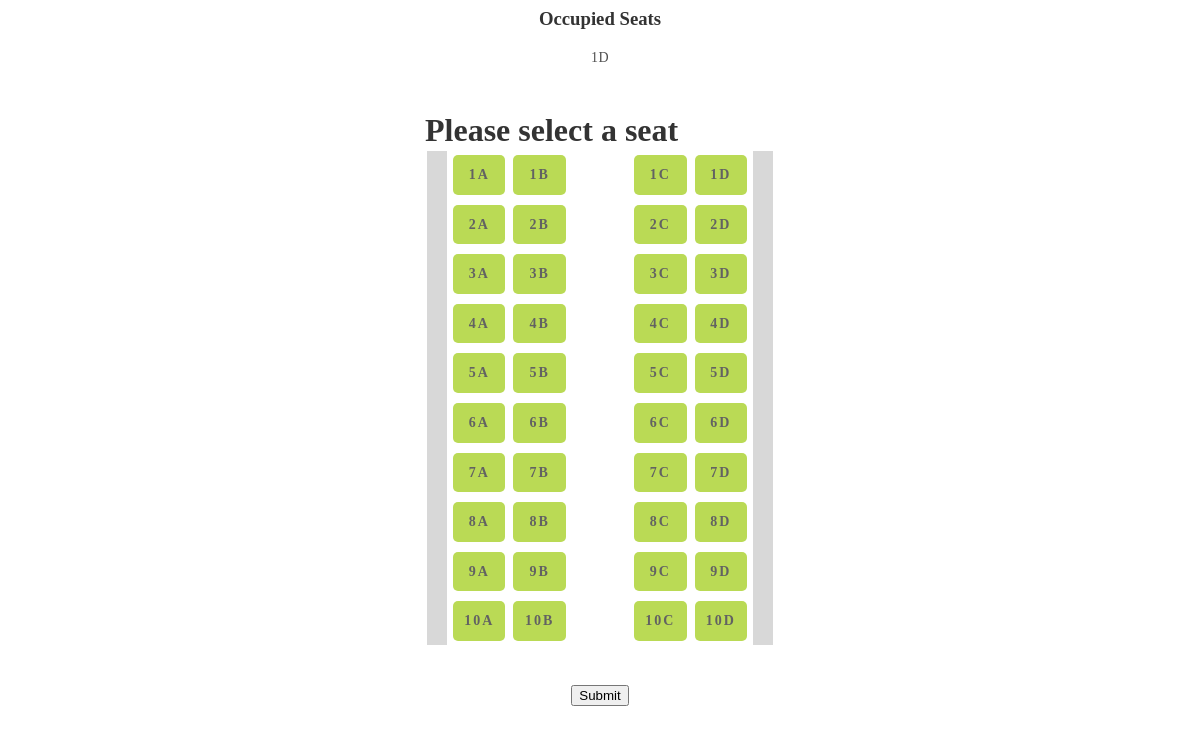
Before: /book/ with the older database file.
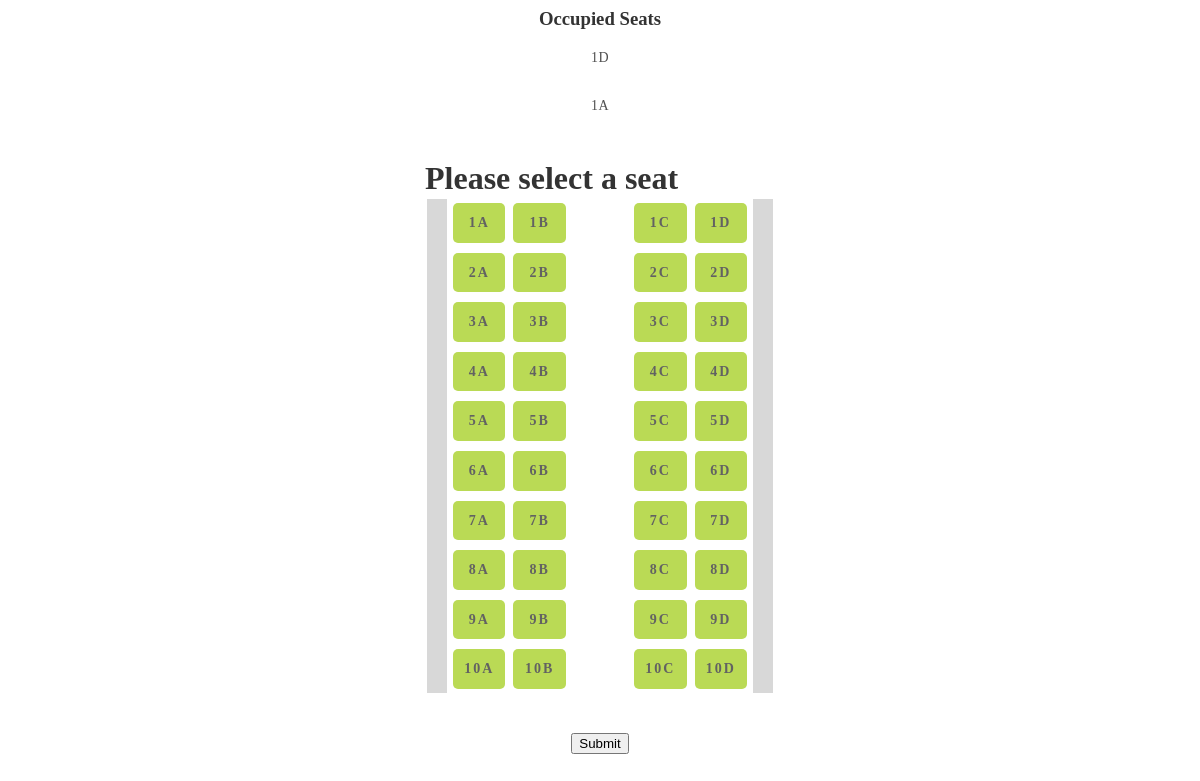
After: the same page with the newer database file.
### myapp/models.py (models this page shows)
class seats(models.Model):
    CHOICES = (
        ('allow', 'Allow'),
        ('occupied', 'Occupied'),
    )
    slot_name = models.CharField(max_length=50, blank=True, null=True)
    visiname = models.CharField(max_length=50, blank=True, null=True, default="NONE")
    date = models.DateTimeField(default=datetime.now, blank=True)
    status =  models.CharField(max_length=50, choices= CHOICES, blank=True, default = "allow")

### myapp/views.py (the view)
# urls.py: url(r'^book/', views.book, name='book'),
@csrf_exempt
def book(request):
    if request.method == 'POST':
        slot_req_name = request.POST.get("seatname")
        str(slot_req_name)
        if slot_req_name is None:
            return HttpResponse("Select atleast one seat", content_type='text/plain')
        elif seats.objects.filter(slot_name= slot_req_name):
            return HttpResponse("already booked by another person. try another one", content_type='text/plain')
        else:
            username = request.user.username
            store_nowl = seats.objects.create(slot_name= slot_req_name,visiname=username,status='booked')
            store_all = allbookings.objects.create(slot_name= slot_req_name,visiname=username,status='booked')
            return HttpResponse("Booking Successful and Your Seat Number is:"+slot_req_name, content_type='text/plain')
    else:
        status = seats.objects.filter(status='booked')
        stu = {"details": status}
        return render(request,'book.html',stu)

### myapp/templates/book.html (shortened to what the changed rows need)
<!DOCTYPE html>
<html lang="en">
<head>
    <link rel="stylesheet" href="https://cdnjs.cloudflare.com/ajax/libs/normalize/5.0.0/normalize.min.css">
    <link rel="stylesheet" href="css/style.css">
</head>
<body>
  <center> <h3> Occupied Seats </h3>
  {% for student in details %}
  <p id ='me'>  {{ student.slot_name}}  </p>
  {% endfor %}
  </center>
<form action="{%  url 'book'%}" method='POST' >
    <div class="plane">
      <div class="cockpit">
          <h1>Please select a seat</h1>
        </div>
        </div>
</form>
      <br>
</body>
</html>

Changed rows visible on the page:
added seats: slot_name "1A"
